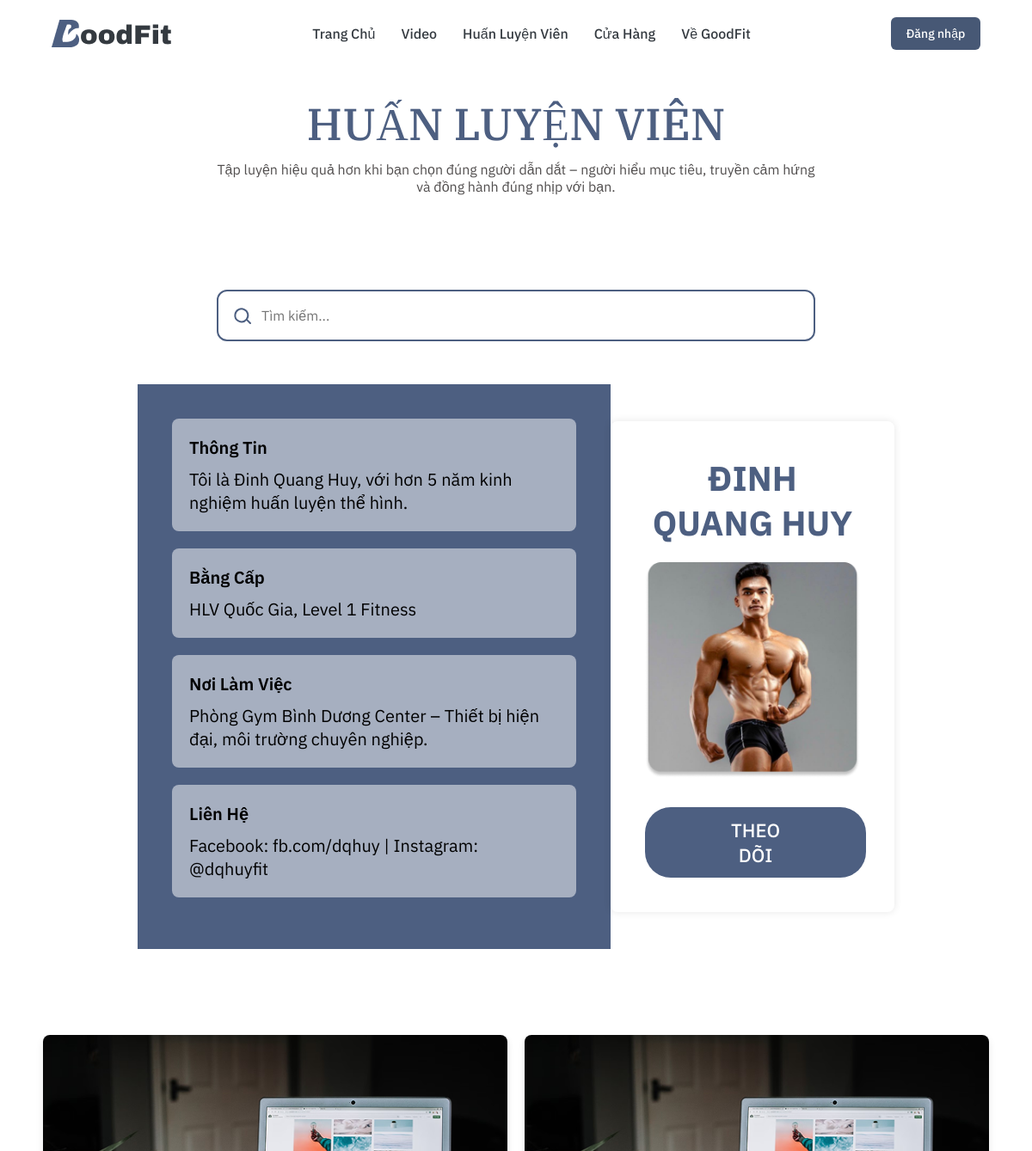
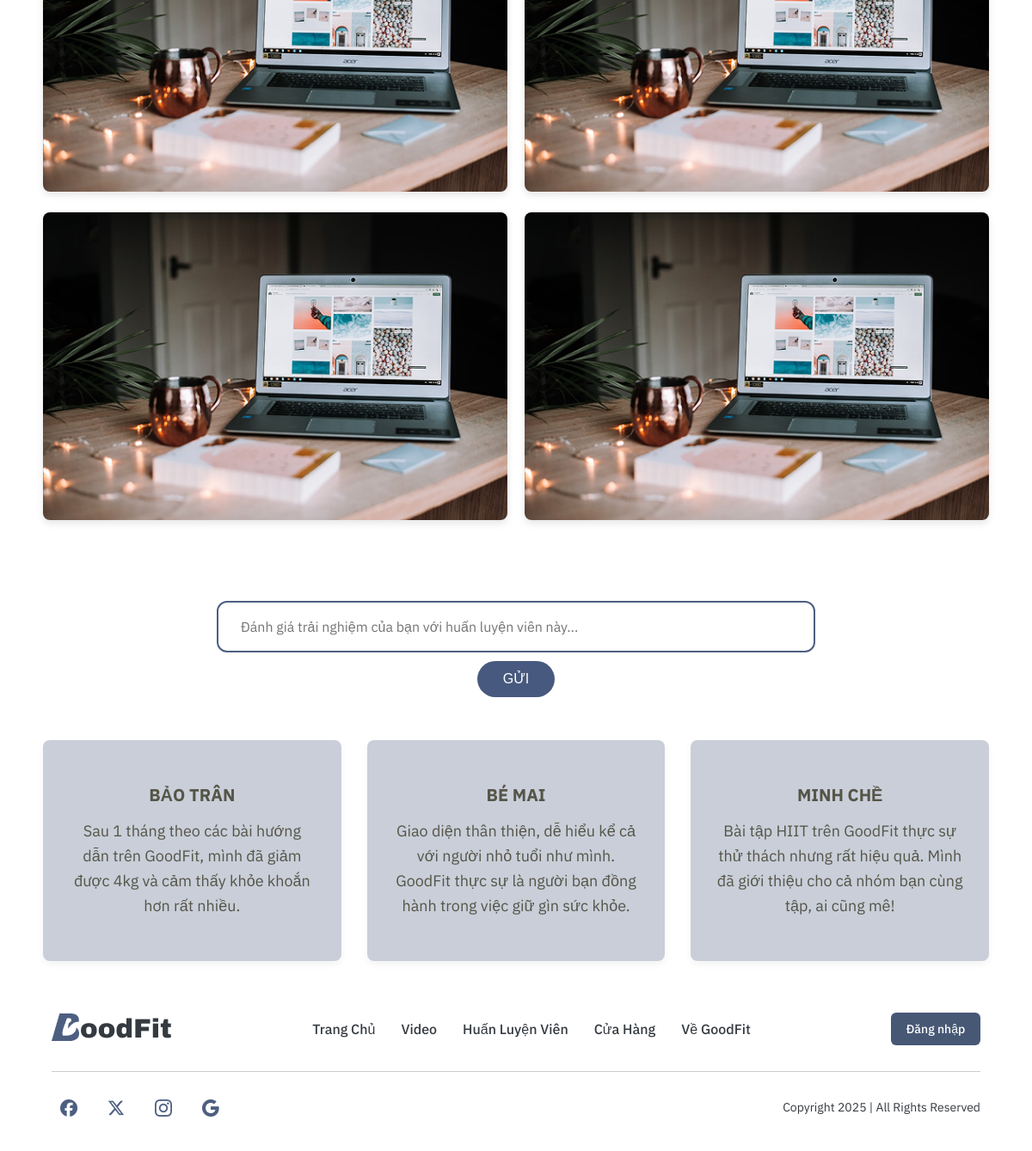
Screenshot of /teacherinfo/teacherinfo.php?id=1 with the database file from the repository (2 pictures, top to bottom).
### tables this page shows
CREATE TABLE chitiethlv (
  id INT AUTO_INCREMENT PRIMARY KEY,
  id_hlv INT NOT NULL,
  gioithieu TEXT,
  bangcap TEXT,
  noilamviec_chitiet TEXT,
  lienhe TEXT,
  FOREIGN KEY (id_hlv) REFERENCES huanluyenvien(id) ON DELETE CASCADE
);

CREATE TABLE `huanluyenvien` (
  `id` INT NOT NULL AUTO_INCREMENT,
  `anh` VARCHAR(255) DEFAULT NULL,
  `ten` VARCHAR(100) NOT NULL,
  `gioitinh` ENUM('Nam', 'Nữ') NOT NULL,
  `noilamviec` VARCHAR(100) NOT NULL,
  `chuyenmon` VARCHAR(100) NOT NULL,
  PRIMARY KEY (`id`)
);

### teacherinfo/teacherinfo.php (the view, shortened to what this page needs)
<?php
include '../connect.php';
$id = intval($_GET['id']);
$stmt = $conn->prepare("
  SELECT h.*, c.gioithieu, c.bangcap, c.noilamviec_chitiet, c.lienhe
  FROM huanluyenvien h
  LEFT JOIN chitiethlv c ON h.id = c.id_hlv
  WHERE h.id = ?
");
$stmt->bind_param("i", $id);
$stmt->execute();
$result = $stmt->get_result();
$hlv = $result->fetch_assoc();
?>
<!DOCTYPE html>
<html lang="vi">
<head>
  <link rel="stylesheet" href="teacherinfo.css">
  <link rel="stylesheet" href="../header.css">
</head>
<body>
<?php include '../header.php'; ?>
<section class="trainer-section">
  <h5>HUẤN LUYỆN VIÊN</h5>
  <p class="sub-text">Tập luyện hiệu quả hơn khi bạn chọn đúng người dẫn dắt – người hiểu mục tiêu, truyền cảm hứng và đồng hành đúng nhịp với bạn.</p>
</section>
<div class="search-box">
      <svg class="icon search-icon" xmlns="http://www.w3.org/2000/svg" fill="none" viewBox="0 0 24 24" stroke="currentColor">
        <path stroke-linecap="round" stroke-linejoin="round" stroke-width="2"
          d="M21 21l-4.35-4.35m0 0A7.5 7.5 0 103.5 10.5a7.5 7.5 0 0013.15 6.15z" />
      </svg>
      <input type="text" id="searchInput" placeholder="Tìm kiếm..." />
    </div>
<div class="container">
  <div class="info-box">
    <div class="section">
      <div class="section-title semibold-heading">Thông Tin</div>
      <div class="section-content">
        <?= nl2br(htmlspecialchars($hlv['gioithieu'])) ?>
      </div>
    </div>
    <div class="section">
      <div class="section-title semibold-heading">Bằng Cấp</div>
      <div class="section-content">
        <?= nl2br(htmlspecialchars($hlv['bangcap'])) ?>
      </div>
    </div>
    <div class="section">
      <div class="section-title semibold-heading">Nơi Làm Việc</div>
      <div class="section-content"><?= nl2br(htmlspecialchars($hlv['noilamviec_chitiet'])) ?>
</div>
    </div>
    <div class="section">
      <div class="section-title semibold-heading">Liên Hệ</div>
      <div class="section-content">
<?= nl2br(htmlspecialchars($hlv['lienhe'])) ?>
      </div>
    </div>
  </div>
  <div class="right-box">
    <h2><?= strtoupper($hlv['ten']) ?></h2>
    <img src="<?= htmlspecialchars($hlv['anh']) ?>" alt="<?= htmlspecialchars($hlv['ten']) ?>">
    <button
      class="follow-button"
      id="followButton"
      onclick="followTrainer(this)"
      data-name="<?= htmlspecialchars($hlv['ten']) ?>"
      data-img="<?= htmlspecialchars($hlv['anh']) ?>"
      data-id="<?= htmlspecialchars($hlv['id']) ?>"
      data-desc='["<?= htmlspecialchars($hlv['chuyenmon']) ?>", "Level 1 Health and Fitness Assistant", "Level 2 Fitness Instructor"]'>
      THEO DÕI
    </button>
  </div>
</div>
<div class="image-gallery">
  <div class="gallery-item"><img src="img/image 11.png" alt="Ảnh 1"></div>
  <div class="gallery-item"><img src="img/image 11.png" alt="Ảnh 2"></div>
  <div class="gallery-item"><img src="img/image 11.png" alt="Ảnh 3"></div>
  <div class="gallery-item"><img src="img/image 11.png" alt="Ảnh 4"></div>
</div>
<div class="search-box">
  <input type="text" id="commentInput" placeholder="Đánh giá trải nghiệm của bạn với huấn luyện viên này..." />
</div>
<div style="text-align: center; margin-top: 10px;">
  <button id="submitComment" class="comment-button">GỬI</button>
</div>
<div class="customer-reviews-container">
  <div class="review-card">
    <div class="reviewer-name">BẢO TRÂN</div>
    <div class="review-content">
      Sau 1 tháng theo các bài hướng dẫn trên GoodFit, mình đã giảm được 4kg và cảm thấy khỏe khoắn hơn rất nhiều.
    </div>
  </div>
  <div class="review-card">
    <div class="reviewer-name">BÉ MAI</div>
    <div class="review-content">
      Giao diện thân thiện, dễ hiểu kể cả với người nhỏ tuổi như mình. GoodFit thực sự là người bạn đồng hành trong việc giữ gìn sức khỏe.
    </div>
  </div>
  <div class="review-card">
    <div class="reviewer-name">MINH CHỀ</div>
    <div class="review-content">
      Bài tập HIIT trên GoodFit thực sự thử thách nhưng rất hiệu quả. Mình đã giới thiệu cho cả nhóm bạn cùng tập, ai cũng mê!
    </div>
  </div>
</div>
<?php include($_SERVER['DOCUMENT_ROOT'] . "/GoodFit/footer.php"); ?>
</body>
</html>

### teacherinfo/teacherinfo.css (style rules this page uses)
* { margin: 0; padding: 0; box-sizing: border-box; }
body { color: white; font-family: 'IBM Plex Sans', sans-serif; }
.trainer-section { max-width: 1170px; margin: 0 auto; text-align: center; padding: 40px 20px; }
h5 { font-family: 'IBM Plex Serif', serif; font-weight: 500; font-size: 52px; color: #4D5F81; margin-bottom: 10px; margin-top: 70px; }
.sub-text { font-family: 'IBM Plex Sans', sans-serif; font-weight: 400; font-size: 16px; color: #524F4F; margin-bottom: 70px; max-width: 700px; margin: 0 auto 70px auto; }
.search-box { width: 696px; height: 60px; border: 2px solid #4D5F81; border-radius: 12px; margin: 0 auto 40px auto; display: flex; align-items: center; padding: 0 16px; background-color: #ffffff; margin-bottom: 0px; }
.search-box input { flex: 1; background: transparent; border: none; outline: none; font-size: 16px; color: rgb(0, 0, 0); padding: 0 10px; font-family: 'IBM Plex Sans', sans-serif; }
.icon { width: 24px; height: 24px; color: #4D5F81; flex-shrink: 0; }
.container { display: flex; justify-content: center; align-items: center; padding: 50px; }
.info-box { background-color: #4D5F81; color: white; padding: 40px; width: 50%; }
.section { background-color: rgba(255, 255, 255, 0.5); margin-bottom: 20px; padding: 20px; border-radius: 8px; color: black; }
.section-title { font-weight: 600; font-size: 50px; margin-bottom: 10px; }
.section-content { font-weight: 400; font-size: 20px; }
.right-box { background-color: white; padding: 40px; text-align: center; width: 30%; border-radius: 8px; box-shadow: 0 0 10px rgba(0,0,0,0.1); }
.right-box h2 { font-family: 'IBM Plex Sans', sans-serif; font-weight: 700; font-size: 40px; color: #4D5F81; margin-bottom: 20px; }
.right-box img { max-width: 100%; height: auto; border-radius: 8px; margin-bottom: 30px; }
.follow-button { background-color: #4D5F81; color: white; border: none; padding: 12px 100px; font-size: 22px; font-weight: 500; border-radius: 30px; cursor: pointer; font-family: 'IBM Plex Sans', sans-serif; transition: all 0.3s ease; }
.semibold-heading { font-weight: 600; font-size: 20px; }
.image-gallery { display: grid; grid-template-columns: repeat(2, 1fr); grid-template-rows: repeat(2, 1fr); gap: 20px; padding: 20px 50px; max-width: 1200px; margin: 0 auto; margin-top: 30px; margin-bottom: 70px; }
.gallery-item { text-align: center; }
.image-gallery img { width: 100%; height: auto; border-radius: 8px; box-shadow: 0 4px 8px rgba(0, 0, 0, 0.1); }
.customer-reviews-container { display: flex; justify-content: center; gap: 30px; padding: 20px 50px; max-width: 1200px; margin: 0 auto; }
.review-card { background-color: rgba(77, 95, 129, 0.3); border-radius: 8px; padding: 50px 30px; text-align: center; flex: 1; box-shadow: 0 4px 8px rgba(0, 0, 0, 0.05); display: flex; flex-direction: column; align-items: center; margin-top: 30px; }
.review-card .reviewer-name { font-family: 'IBM Plex Sans', sans-serif; font-weight: 700; font-size: 20px; color: #555547; margin-bottom: 15px; }
.review-card .review-content { font-family: 'IBM Plex Sans', sans-serif; font-weight: 400; font-size: 18px; color: #555547; line-height: 1.6; }
.comment-button { background-color: #47597e; color: white; padding: 12px 30px; border: none; border-radius: 25px; font-size: 16px; cursor: pointer; transition: background-color 0.3s ease; }

### rows the page displays
chitiethlv: gioithieu "Tôi là Đinh Quang Huy, với hơn 5 năm kinh nghiệm huấn luyện thể hình.", bangcap "HLV Quốc Gia, Level 1 Fitness", noilamviec_chitiet "Phòng Gym Bình Dương Center – Thiết bị hiện đại, môi trường chuyên nghiệp.", lienhe "Facebook: fb.com/dqhuy | Instagram: @dqhuyfit", id_hlv.ten "ĐINH QUANG HUY", id_hlv.anh (picture)
